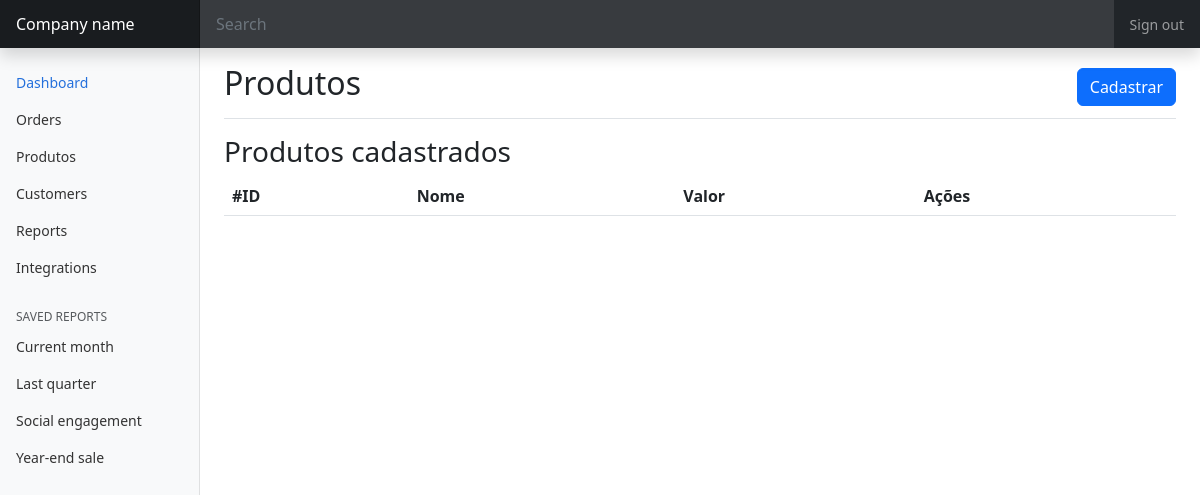
The app's page /admin/produtos.php, older data.
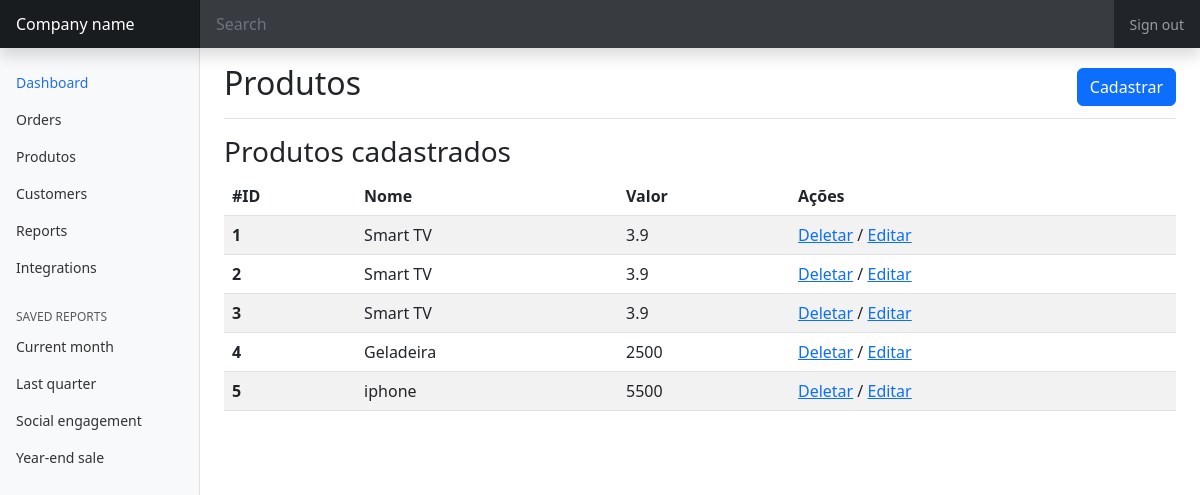
The same page, newer data.
### tables this page shows
CREATE TABLE `produtos` (
  `id_produto` int(11) NOT NULL,
  `nome` varchar(255) NOT NULL,
  `valor` float NOT NULL,
  `imagem` varchar(255) NOT NULL
);

### admin/produtos.php (the view, shortened to what this page needs)
<html>
    <head>
<link href="../css/bootstrap.min.css" rel="stylesheet">
    <link href="./dashboard.css" rel="stylesheet">
    </head>
<body>
<header class="navbar navbar-dark sticky-top bg-dark flex-md-nowrap p-0 shadow">
  <a class="navbar-brand col-md-3 col-lg-2 me-0 px-3 fs-6" href="#">Company name</a>
  <input class="form-control form-control-dark w-100 rounded-0 border-0" type="text" placeholder="Search" aria-label="Search">
  <div class="navbar-nav">
    <div class="nav-item text-nowrap">
      <a class="nav-link px-3" href="#">Sign out</a>
    </div>
  </div>
</header>
<div class="container-fluid">
  <div class="row">
    <nav id="sidebarMenu" class="col-md-3 col-lg-2 d-md-block bg-light sidebar collapse">
      <div class="position-sticky pt-3">
        <ul class="nav flex-column">
          <li class="nav-item">
            <a class="nav-link active" aria-current="page" href="home.php">
              Dashboard
            </a>
          </li>
          <li class="nav-item">
            <a class="nav-link" href="#">
              Orders
            </a>
          </li>
          <li class="nav-item">
            <a class="nav-link" href="produtos.php">
              Produtos
            </a>
          </li>
          <li class="nav-item">
            <a class="nav-link" href="#">
              Customers
            </a>
          </li>
          <li class="nav-item">
            <a class="nav-link" href="#">
              Reports
            </a>
          </li>
          <li class="nav-item">
            <a class="nav-link" href="#">
              Integrations
            </a>
          </li>
        </ul>
        <h6 class="sidebar-heading d-flex justify-content-between align-items-center px-3 mt-4 mb-1 text-muted text-uppercase">
          <span>Saved reports</span>
        </h6>
        <ul class="nav flex-column mb-2">
          <li class="nav-item">
            <a class="nav-link" href="#">
              Current month
            </a>
          </li>
          <li class="nav-item">
            <a class="nav-link" href="#">
              Last quarter
            </a>
          </li>
          <li class="nav-item">
            <a class="nav-link" href="#">
              Social engagement
            </a>
          </li>
          <li class="nav-item">
            <a class="nav-link" href="#">
              Year-end sale
            </a>
          </li>
        </ul>
      </div>
    </nav>
    <main class="col-md-9 ms-sm-auto col-lg-10 px-md-4">
    <div class="d-flex justify-content-between flex-wrap flex-md-nowrap align-items-center pt-3 pb-2 mb-3 border-bottom">
        <h1 class="h2">Produtos</h1>
        <button type="button" class="btn btn-primary" data-bs-toggle="modal" data-bs-target="#exampleModal">
        Cadastrar
        </button>
    </div>
    <h3>Produtos cadastrados</h3>
    <table class="table table-striped">
        <thead>
            <tr>
            <th scope="col">#ID</th>
            <th scope="col">Nome</th>
            <th scope="col">Valor</th>
            <th scope="col">Ações</th>
            </tr>
        </thead>
        <tbody>
            <?php
             include("config/conexao.php");
             $res = mysqli_query($link,"SELECT *FROM produtos");
             while($show = mysqli_fetch_assoc($res)):
            ?>
            <tr>
                <th scope="row"><?php echo $show['id_produto'] ?></th>
                <td><?php echo $show['nome'] ?></td>
                <td><?php echo $show['valor'] ?></td>
                <td><a href="">Deletar</a> / <a href="">Editar</a></td>
            </tr>
            <?php
                endwhile;
            ?>
        </tbody>
    </table>
    </main>
  </div>
</div>
</body>
</html>

### admin/dashboard.css (style rules this page uses)
body { font-size: .875rem; }
.sidebar { position: fixed; top: 0; bottom: 0; left: 0; z-index: 100; padding: 48px 0 0; box-shadow: inset -1px 0 0 rgba(0, 0, 0, .1); }
.sidebar .nav-link { font-weight: 500; color: #333; }
.sidebar .nav-link.active { color: #2470dc; }
.sidebar-heading { font-size: .75rem; }
.navbar-brand { padding-top: .75rem; padding-bottom: .75rem; background-color: rgba(0, 0, 0, .25); box-shadow: inset -1px 0 0 rgba(0, 0, 0, .25); }
.navbar .form-control { padding: .75rem 1rem; }
.form-control-dark { color: #fff; background-color: rgba(255, 255, 255, .1); border-color: rgba(255, 255, 255, .1); }

Row changes from the older to the newer data that the page shows:
added produtos: id_produto "1", nome "Smart TV", valor "3.9"
added produtos: id_produto "2", nome "Smart TV", valor "3.9"
added produtos: id_produto "3", nome "Smart TV", valor "3.9"
added produtos: id_produto "4", nome "Geladeira", valor "2500"
added produtos: id_produto "5", nome "iphone", valor "5500"
